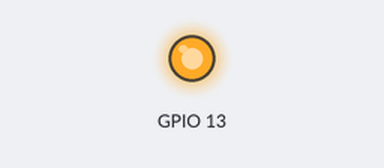
A sketch run on a simulated ESP8266 (NodeMCU). Shown: output pins drawn as LEDs (lit = HIGH). WiFi joins after 1.5 s; servers stay silent unless stated; web services answer with replies made up by the test bench; what the sketch prints to the serial monitor is not drawn.

Above: at 4.0 s.
At 7.1 s:
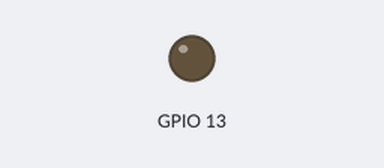
Timing chart, 0 to 9.7 s (numbered marks = the images above):
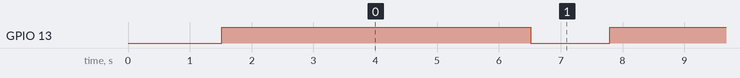

Measured:
- by itself, GPIO 13: alternates HIGH for 5.0 s and LOW for 1.3 s

The sketch:

i3TwitterBot.ino
```cpp
/*
 *  Simple HTTP get webclient test using pushingbox to tweet!
 */

#include <ESP8266WiFi.h>
#include "Secrets.h"


void setup() {
  Serial.begin(115200);
  delay(10);
  pinMode(13, OUTPUT);
  pinMode(13, HIGH);
  pinMode(2, INPUT);


  // We start by connecting to a WiFi network

  Serial.println();
  Serial.println();
  Serial.print("Connecting to ");
  Serial.println(ssid);

  WiFi.begin(ssid, password);

  while (WiFi.status() != WL_CONNECTED) {
    delay(500);
    Serial.print(".");
  }

  Serial.println("");
  Serial.println("WiFi connected");
  Serial.println("IP address: ");
  Serial.println(WiFi.localIP());
}

int value = 0;

void loop() {
  digitalWrite(13, HIGH);
  delay(5000);
  digitalWrite(13, LOW);
  ++value;


  Serial.print("connecting to ");
  Serial.println(host);

  // Use WiFiClient class to create TCP connections
  WiFiClient client;
  const int httpPort = 80;
  if (!client.connect(host, httpPort)) {
    Serial.println("connection failed");
    return;
  }

  // We now create a URI for the request
  String url = "/pushingbox?devid=";
  url = url + secret;
  Serial.print("Requesting URL: ");
  Serial.println(url);

  // This will send the request to the server
  client.print(String("GET ") + url + " HTTP/1.1\r\n" +
               "Host: " + host + "\r\n" +
               "Connection: close\r\n\r\n");
  delay(10);

  // Read all the lines of the reply from server and print them to Serial
  while(client.available()){
    String line = client.readStringUntil('\r');
    Serial.print(line);
  }

  Serial.println();
  Serial.println("closing connection");
}
```

Secrets.h
```cpp
// Secrets.h
#if !defined(Secrets)
#define Secrets 1

const char* ssid     = "";
const char* password = "";
//This should be your device id from pushing box
const char* secret = "";
const char* host = "api.pushingbox.com";

#endif
```
